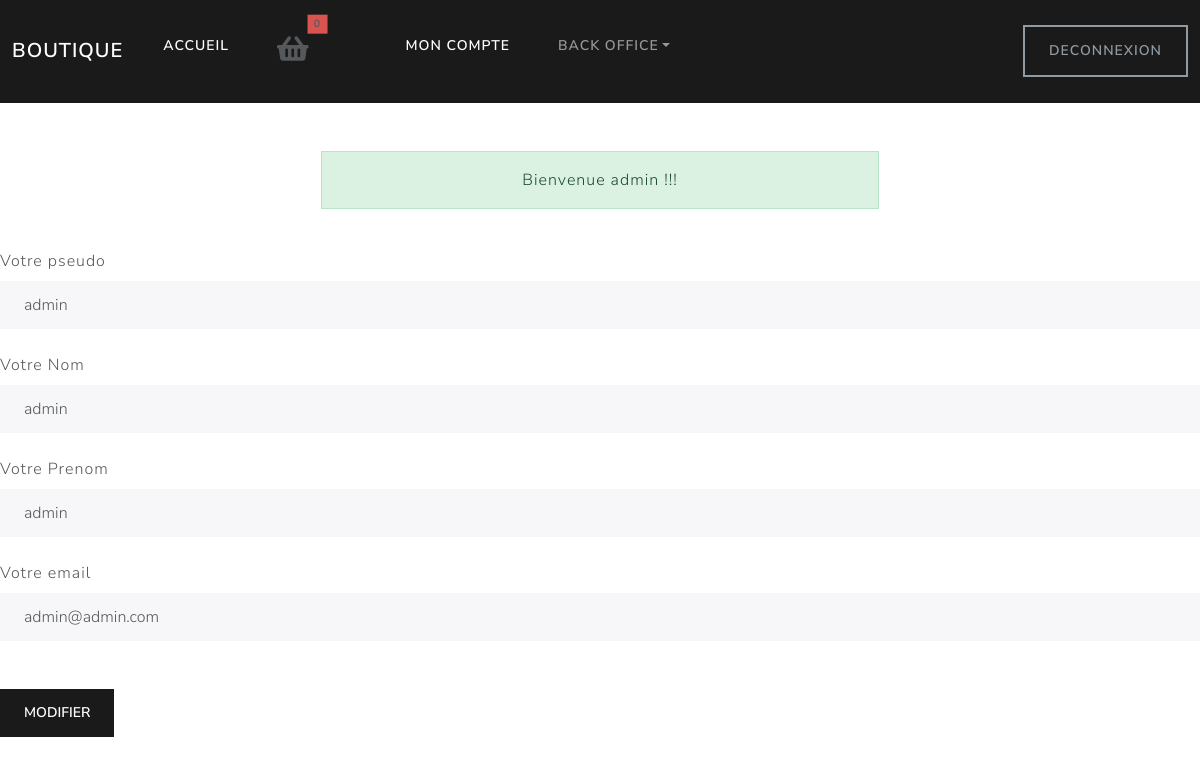
Screenshot of /public/index.php/profil/gestionProfil?id=1 (signed in) with the database file from the repository.
### tables this page shows
CREATE TABLE `utilisateurs` (
  `id` int(11) NOT NULL,
  `nom` varchar(255) NOT NULL,
  `prenom` varchar(255) NOT NULL,
  `age` int(11) NOT NULL,
  `email` varchar(255) NOT NULL,
  `mdp` varchar(255) NOT NULL,
  `pseudo` varchar(255) NOT NULL,
  `role` varchar(255) NOT NULL
);

### src/controllers/AppController.php (called while the page is built, shortened)
<?php
class AppController
{
    public static function gestionProfil()
    {
        if (!empty($_GET['id'])):
            $utilisateur = Utilisateurs::findById([
                'id' => $_GET['id']
            ]);
        endif;
        include(VIEWS . 'app/gestionProfil.php');
    }
}

### config/config.php (called while the page is built, shortened)
<?php
spl_autoload_register(function($class) {
    foreach(['config/', 'src/controllers/', 'src/models/', 'src/service/'] as $folder) {
        $file = '../' . $folder . $class . '.php';
    }
});
$currentUrl = $_SERVER['REQUEST_URI'];
$requestedRoute = '';
$urlExploded = explode('index.php', $currentUrl);
if (count($urlExploded) > 1) {
    $requestedRoute = $urlExploded[1];
    $requestedRoute = explode('?', $requestedRoute)[0];
}
$foundMethod = $routes[$requestedRoute];
$class = $foundMethod[0];
$method = $foundMethod[1];
$class::$method();

### public/index.php (called while the page is built, shortened)
<?php
require_once(__DIR__ . '/../config/params.php');
require_once(__DIR__ . '/../config/config.php');

### config/Db.php (called while the page is built)
<?php
class Db {
    protected static function getDb() {
        try {
            $bdd = new PDO('mysql:host=' . CONFIG['db']['DB_HOST'] . ';dbname=' . CONFIG['db']['DB_NAME'] . ';charset=utf8;port=' . CONFIG['db']['DB_PORT'],
                            CONFIG['db']['DB_USER'],
                            CONFIG['db']['DB_PSWD'],
                            [
                                'ATTR_ERRMODE' => PDO::ERRMODE_EXCEPTION,
            ]);
            return $bdd;
        } catch (Exception $e) {
            var_dump($e);
            die;
        }
    }
    protected static function htmlspecialchars($data)
    {
        foreach ($data as $marqueur=>$valeur){
            $data[$marqueur] = htmlspecialchars($valeur);
        }
        return $data;
    }
}

### src/models/Utilisateurs.php (called while the page is built, shortened)
<?php
class Utilisateurs extends Db
{
    public static function findById(array $id)
    {
        $request="SELECT * FROM utilisateurs WHERE id=:id";
        $response = self::getDb()->prepare($request);
        $response->execute(self::htmlspecialchars($id));
        return $response->fetch(PDO::FETCH_ASSOC);
    }
}

### views/app/gestionProfil.php (the view)
<?php include(VIEWS . '_partials/header.php'); ?>
<form method="post" action="<?php  echo  BASE.'profil/update' ; ?>"  enctype="multipart/form-data" >
    <fieldset>
        <div class="form-group">
            <label for="pseudo" class="form-label mt-4">Votre pseudo</label>
            <input name="pseudo"   value="<?=  $utilisateur['pseudo'] ?? '' ; ?>"  type="text" class="form-control" id="pseudo">
        </div>
        <div class="form-group">
            <label for="nom" class="form-label mt-4">Votre Nom</label>
            <input name="nom"   value="<?=  $utilisateur['nom'] ?? '' ; ?>"  type="text" class="form-control" id="nom">
        </div>
        <div class="form-group">
            <label for="prenom" class="form-label mt-4">Votre Prenom</label>
            <input name="prenom"   value="<?=  $utilisateur['prenom'] ?? '' ; ?>"  type="text" class="form-control" id="prenom" >
        </div>
        <div class="form-group">
            <label for="email" class="form-label mt-4">Votre email</label>
            <input name="email" value="<?=  $utilisateur['email'] ?? '' ; ?>" type="text" class="form-control" id="email" placeholder="Entrez votre prix">
        </div>
        <button type="submit" class="btn btn-primary mt-5 mb-5">Modifier</button>
    </fieldset>
</form>
<?php include(VIEWS . '_partials/footer.php'); ?>

### rows the page displays
utilisateurs: pseudo "admin", nom "admin", prenom "admin", email "admin@admin.com"

### other values shown
$message "Bienvenue admin !!!"
